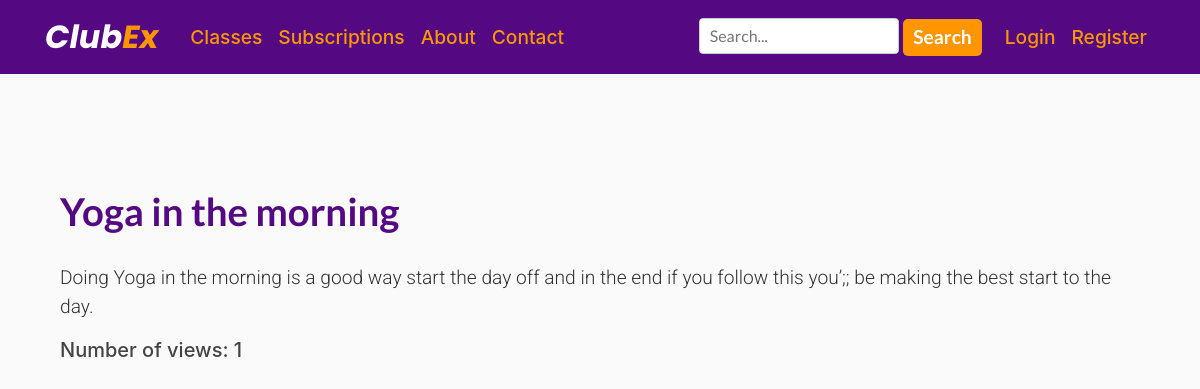
The page /7 on the database as committed earlier.
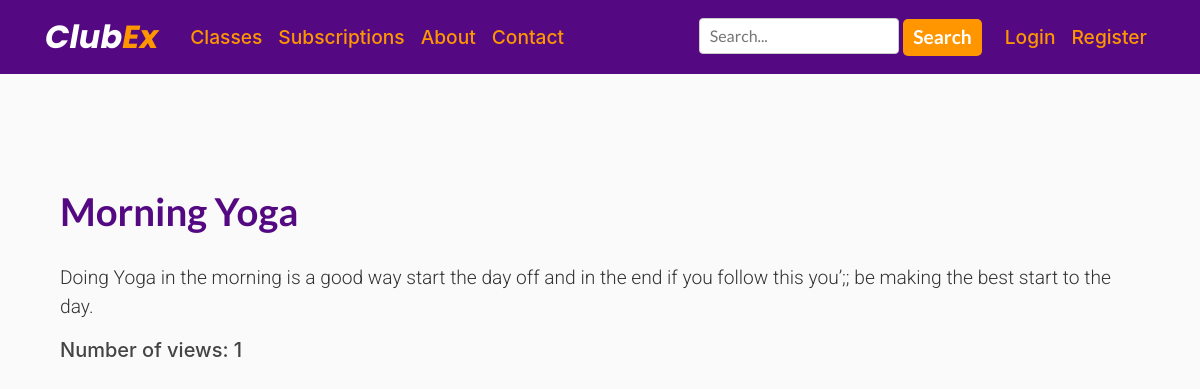
The same page on the database as committed later.
### ClubEx/models.py (models this page shows, shortened)
class Video(models.Model):
    category = models.CharField(max_length=200)
    video_name = models.CharField(max_length=200)
    video_thumbnail = models.ImageField(null=True, blank=True)
    video = EmbedVideoField()
    content = models.TextField()
    video_views = models.IntegerField(default=0, null=True, blank=True)
    class Meta:
        ordering = ('-video_name',)

### ClubEx/views.py (the view)
# urls.py: path('<int:id>', views.video_details, name='video_details'),
def video_details(request, id):
    obj = get_object_or_404(Video, pk=id)
    obj.video_views = obj.video_views + 1
    obj.save()
    return render(request, 'clubex/video_details.html', {'obj': obj})

### ClubEx/templates/ClubEx/video_details.html (shortened to what this page needs)
{% extends "ClubEx/base.html" %}
{% load embed_video_tags %}
{% load static %}
{% block content %}
<!DOCTYPE html>
<html lang="en">
<head>
    <link rel="stylesheet" href="https://stackpath.bootstrapcdn.com/bootstrap/4.5.2/css/bootstrap.min.css">
    <Link rel="stylesheet" href="{% static 'ClubEx/style.css' %}" type="text/css" >
    <Link rel="stylesheet" href="{% static 'ClubEx/newstyle.css' %}" type="text/css" >
</head>
<body>
  <div class="section">
      <div class="container" id="vidcontainer">
        <h1>{{ obj.video_name }}</h1>
        <div class="videocontent">
          <p>{{ obj.content  }}</p>
          <h5>Number of views: {{ obj.video_views }}</h5>
        </div>
      </div>
  </div>
</body>
</html>
{% endblock content %}

Rows that differ between the two databases and show on the page:
changed Video: video_name "Yoga in the morning" → "Morning Yoga"
